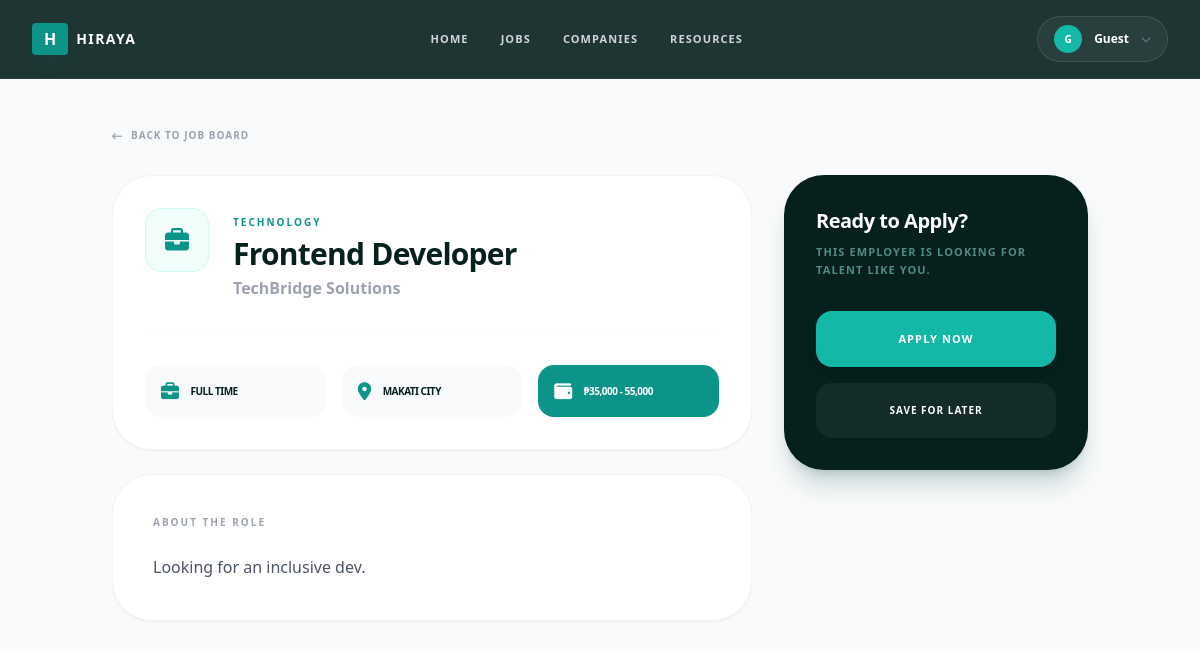
Page /dashboard/user/jobs/job-details.php?id=1 on the committed database.
### tables this page shows
CREATE TABLE IF NOT EXISTS `jobs` (
    `id` INT AUTO_INCREMENT PRIMARY KEY,
    `company_id` INT NOT NULL,
    `category_id` INT NOT NULL,
    `title` VARCHAR(255) NOT NULL,
    `description` TEXT NOT NULL,
    `location` VARCHAR(255) NOT NULL,
    `work_type` ENUM('Remote', 'On-site', 'Hybrid') DEFAULT 'On-site',
    `job_type` ENUM('full time', 'part time', 'Internship', 'Contract') DEFAULT 'full time',
    `salary_min` INT,
    `salary_max` INT,
    `tags` TEXT,  
    `is_active` TINYINT(1) DEFAULT 1,
    `posted_date` TIMESTAMP DEFAULT CURRENT_TIMESTAMP,
    FOREIGN KEY (`company_id`) REFERENCES `companies`(`id`) ON DELETE CASCADE,
    FOREIGN KEY (`category_id`) REFERENCES `categories`(`id`)
);

CREATE TABLE IF NOT EXISTS `categories` (
    `id` INT AUTO_INCREMENT PRIMARY KEY,
    `name` VARCHAR(100) NOT NULL,
    `icon` VARCHAR(50), 
    `color_class` VARCHAR(50)
);

CREATE TABLE IF NOT EXISTS `companies` (
    `id` INT AUTO_INCREMENT PRIMARY KEY,
    `employer_id` INT NOT NULL,
    `name` VARCHAR(255) NOT NULL,
    `industry` VARCHAR(100),
    `description` TEXT,
    `logo` VARCHAR(255) DEFAULT 'default_logo.png',
    `website` VARCHAR(255),
    `location` VARCHAR(255),
    `size` VARCHAR(50) DEFAULT '51-200',
    `is_verified` TINYINT(1) DEFAULT 0,
    `is_pwd_friendly` TINYINT(1) DEFAULT 0,
    `verified` TINYINT(1) DEFAULT 0,  
    FOREIGN KEY (`employer_id`) REFERENCES `users`(`id`) ON DELETE CASCADE
);

### dashboard/user/jobs/job-details.php (the view, shortened to what this page needs)
<?php
require_once "../../../includes/db.php";
$job_id = isset($_GET['id']) ? (int)$_GET['id'] : 0;
$has_applied = false;
try {
    $stmt = $pdo->prepare("
        SELECT j.*, c.name as company_name, c.website, cat.name as category_name
        FROM jobs j
        JOIN companies c ON j.company_id = c.id
        JOIN categories cat ON j.category_id = cat.id
        WHERE j.id = ? AND j.is_active = 1
    ");
    $stmt->execute([$job_id]);
    $job = $stmt->fetch(PDO::FETCH_ASSOC);
    $symbol = ($job['salary_currency'] === 'USD') ? '$' : '₱';
} catch (PDOException $e) {
    die("Database error: " . $e->getMessage());
}
include '../../../includes/header.php';
?>
<main class="bg-gray-50 min-h-screen pt-32 pb-20 text-left">
    <div class="max-w-5xl mx-auto px-6">
        <a href="index.php" class="text-gray-400 hover:text-teal-600 transition flex items-center gap-2 mb-8 text-[10px] font-black uppercase tracking-widest">
            <i class="fa-solid fa-arrow-left-long"></i> Back to Job Board
        </a>
        <div class="grid grid-cols-1 lg:grid-cols-3 gap-8">
            <div class="lg:col-span-2 space-y-6">
                <div class="bg-white rounded-[2.5rem] p-8 shadow-sm border border-gray-100">
                    <div class="flex gap-6">
                        <div class="w-16 h-16 bg-teal-50 rounded-2xl flex items-center justify-center text-teal-600 text-2xl shrink-0 border border-teal-100">
                            <i class="fa-solid <?php echo htmlspecialchars($job['icon'] ?? 'fa-briefcase'); ?>"></i>
                        </div>
                        <div>
                            <span class="text-[10px] font-black uppercase tracking-[0.2em] text-teal-600"><?php echo htmlspecialchars($job['category_name']); ?></span>
                            <h1 class="text-3xl font-black text-[#06201d] mt-1 tracking-tight"><?php echo htmlspecialchars($job['title']); ?></h1>
                            <p class="text-gray-400 font-bold mt-1"><?php echo htmlspecialchars($job['company_name']); ?></p>
                        </div>
                    </div>
                    <div class="grid grid-cols-1 md:grid-cols-3 gap-4 mt-8 pt-8 border-t border-gray-50">
                        <div class="flex items-center gap-3 px-4 py-3 bg-gray-50 rounded-2xl text-[10px] font-black text-[#06201d] uppercase tracking-tighter">
                            <i class="fa-solid fa-briefcase text-teal-600 text-lg"></i> <?php echo htmlspecialchars($job['job_type']); ?>
                        </div>
                        <div class="flex items-center gap-3 px-4 py-3 bg-gray-50 rounded-2xl text-[10px] font-black text-[#06201d] uppercase tracking-tighter">
                            <i class="fa-solid fa-location-dot text-teal-600 text-lg"></i> <?php echo htmlspecialchars($job['location']); ?>
                        </div>
                        <div class="flex items-center gap-3 px-4 py-3 bg-teal-600 rounded-2xl text-[10px] font-black text-white uppercase tracking-tighter">
                            <i class="fa-solid fa-wallet text-white text-lg"></i> <?php echo $symbol . number_format($job['salary_min']); ?> - <?php echo number_format($job['salary_max']); ?>
                        </div>
                    </div>
                </div>
                <div class="bg-white rounded-[2.5rem] p-10 shadow-sm border border-gray-100">
                    <h3 class="text-[10px] font-black text-gray-400 uppercase tracking-[0.2em] mb-6 block">About the Role</h3>
                    <div class="prose prose-teal max-w-none text-gray-600 leading-relaxed font-medium">
                        <?php echo nl2br(htmlspecialchars($job['description'])); ?>
                    </div>
                </div>
            </div>
            <div class="space-y-6">
                <div class="bg-[#06201d] rounded-[2.5rem] p-8 text-white shadow-xl shadow-teal-900/20">
                    <h3 class="text-xl font-black mb-2 tracking-tight">
                        <?php echo $has_applied ? 'Application Sent' : 'Ready to Apply?'; ?>
                    </h3>
                    <p class="text-teal-200/50 text-[11px] font-bold uppercase tracking-widest mb-8 leading-relaxed">
                        <?php echo $has_applied ? 'Check your dashboard for updates.' : 'This employer is looking for talent like you.'; ?>
                    </p>
                    <?php if ($has_applied): ?>
                        <div class="w-full py-5 bg-white/10 text-teal-400 font-black uppercase tracking-widest text-[11px] rounded-2xl flex items-center justify-center gap-3 border border-teal-500/20 mb-4 cursor-default">
                            <i class="fa-solid fa-circle-check"></i> Already Applied
                        </div>
                    <?php else: ?>
                        <button onclick="openApplyModal()" class="w-full py-5 bg-teal-500 text-white font-black uppercase tracking-widest text-[11px] rounded-2xl hover:bg-teal-400 transition-all shadow-lg mb-4 active:scale-95">
                            Apply Now
                        </button>
                    <?php endif; ?>
                    <button class="w-full py-5 bg-white/5 text-white font-black uppercase tracking-widest text-[10px] rounded-2xl hover:bg-white/10 transition-all">
                        <?php echo $has_applied ? 'Track Application' : 'Save for Later'; ?>
                    </button>
                </div>
            </div>
        </div>
    </div>
</main>
<?php
include '../../../includes/footer.php';
?>

### rows in the picture
jobs: category.name "TECHNOLOGY", title "Frontend Developer", company.name "TechBridge Solutions", job_type "FULL TIME", location "MAKATI CITY", salary_currency "₱", salary_min "35,000", salary_max "55,000", description "Looking for an inclusive dev."

### other values in the picture
$initial "G"
$first_name "Guest"
